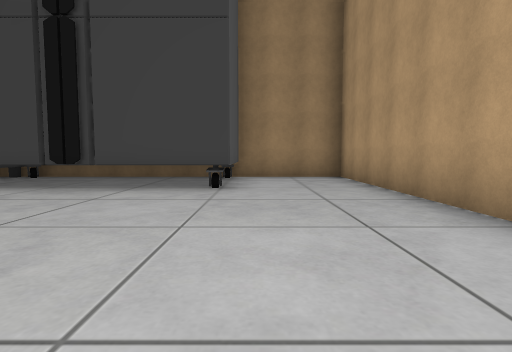
view 1 (above)

16 first-person views from a walk through a 3-D level made in the Unity game engine. The camera is 1.2 m above the floor, tilts 4° down and sees 80° across. The floor is counted in squares, 2 m on a side. Each view is taken from the middle of a square. On the plan, view 1 faces up. The plan holds only what a view shows up to about 9 squares ahead; the rest is blank. The place goes on beyond the plan. The player character is not drawn.

view 2
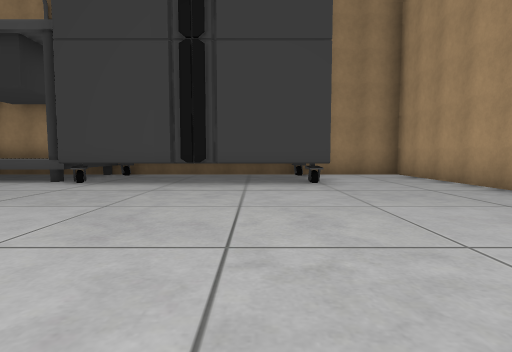

view 3
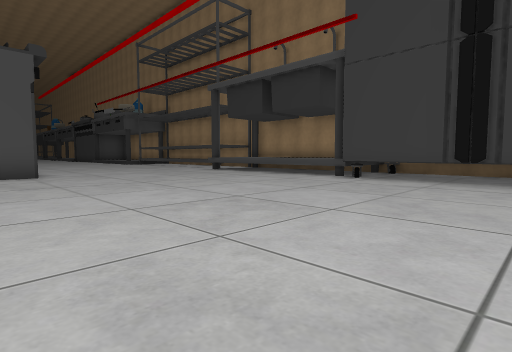

view 4
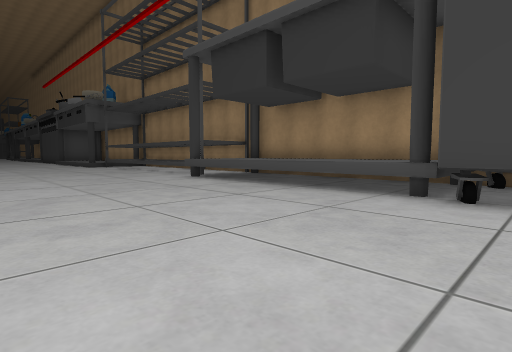

view 5
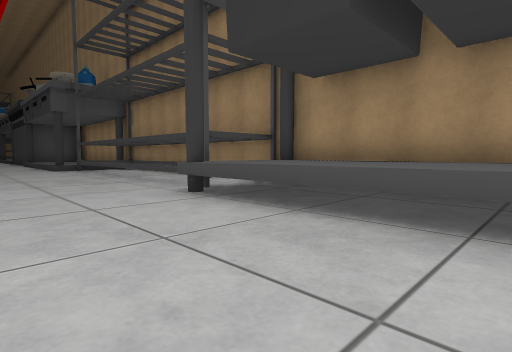

view 6
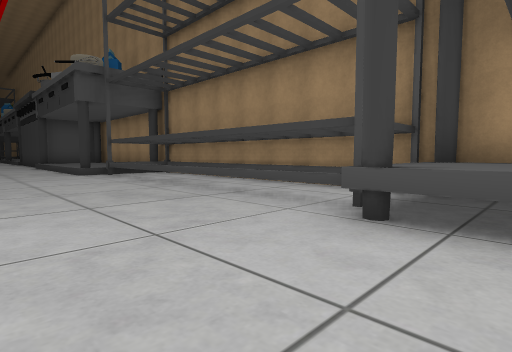

view 7
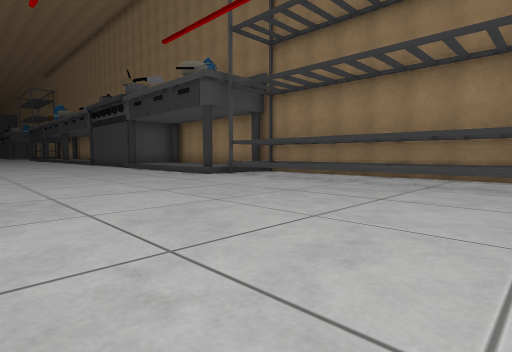

view 8
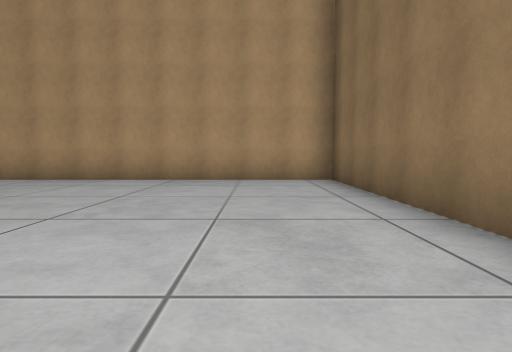

view 9
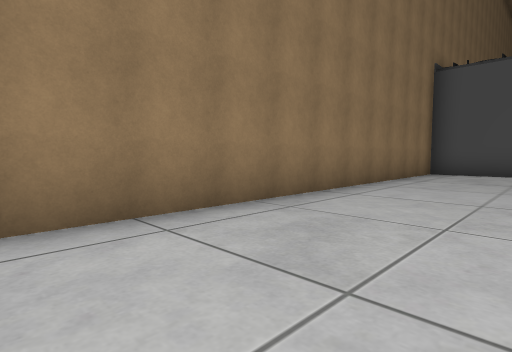

view 10
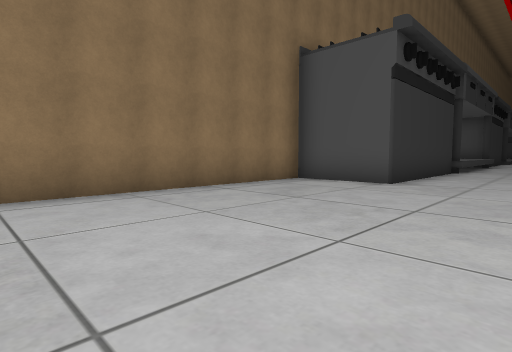

view 11
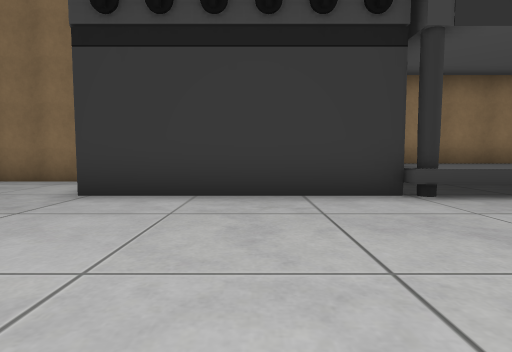

view 12
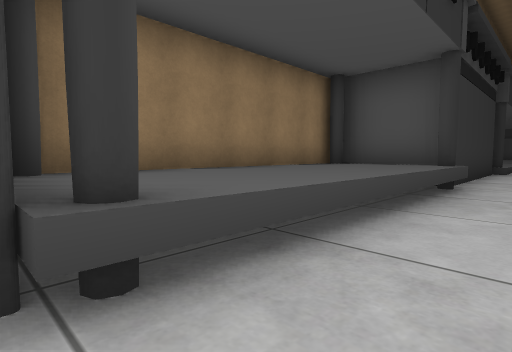

view 13
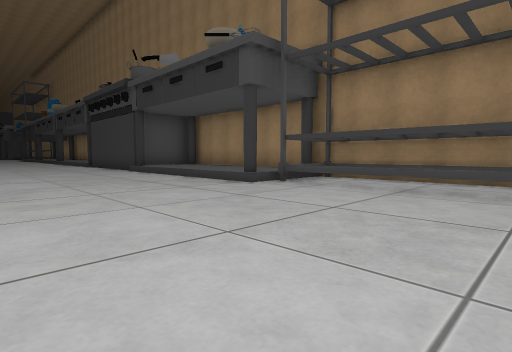

view 14
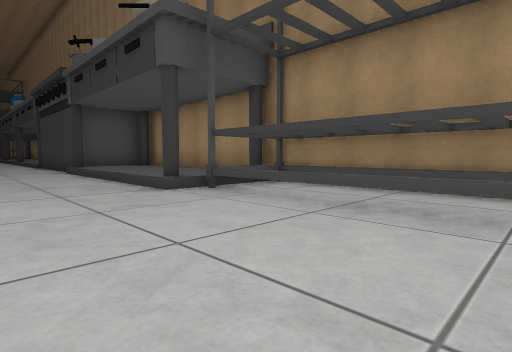

view 15
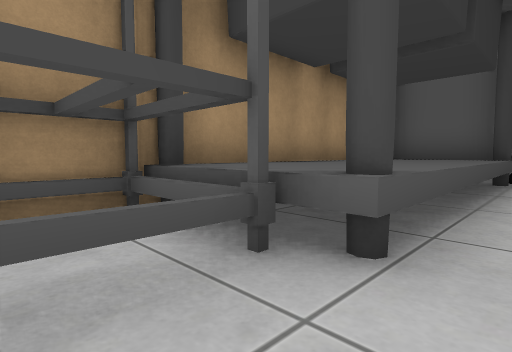

view 16
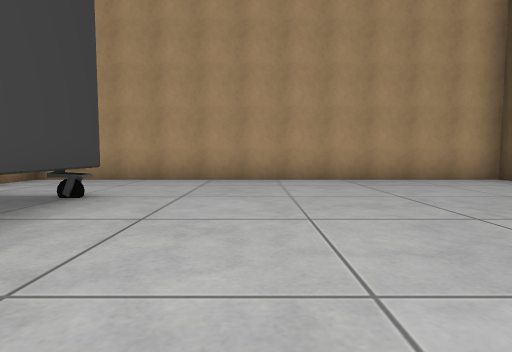

### Floor plan
Key: @ floor where view 1 was taken; # wall or solid block; . main floor; : floor 0.5 m higher than the main floor; = window, fence, low wall or low ledge; ^ raised ledge.
Columns run from 27 left of view 1 to 3 right of it. Each row starts with its distance up from view 1.
  9    ###                    #####
  8     ::#########^^^^^^######...#
  7   :::::#......=^^^^^^^    #...#
  6  :::::#=.......^^^^^^######...#
  5 ..............................#
  4 ..............................#
  3 ..............................#
  2 ..............................#
  1    ...........................#
  0 ...........................@..#
 -1 #####^^^^^^#####..............#
 -2     #^^^^^^^   #..............#
 -3     ########   ################

Where each view was taken, in squares from view 1:
view 1: 0 up, 0 right, facing up
view 2: 1 down, 2 left, facing up
view 3: 2 down, 2 left, facing up-left
view 4: 1 up, 5 left, facing up-left
view 5: 3 up, 8 left, facing up-left
view 6: 3 up, 11 left, facing up-left
view 7: 0 up, 13 left, facing up-left
view 8: 1 down, 5 left, facing right
view 9: 0 up, 1 left, facing down-left
view 10: 2 up, 5 left, facing down-left
view 11: 4 up, 14 left, facing down
view 12: 1 up, 16 left, facing down-left
view 13: 1 up, 16 left, facing up-left
view 14: 3 up, 16 left, facing up-left
view 15: 5 up, 14 left, facing up-right
view 16: 3 up, 5 left, facing right
